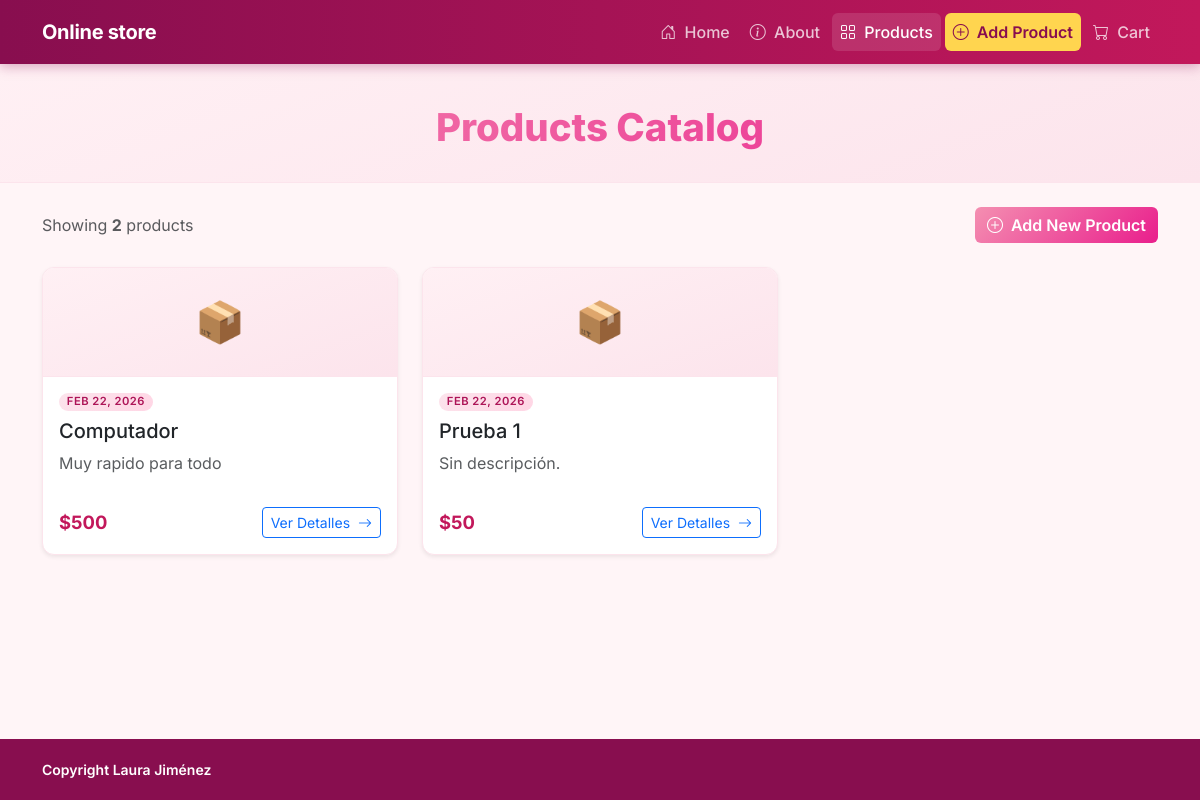
Before: /products/ with the older database file.
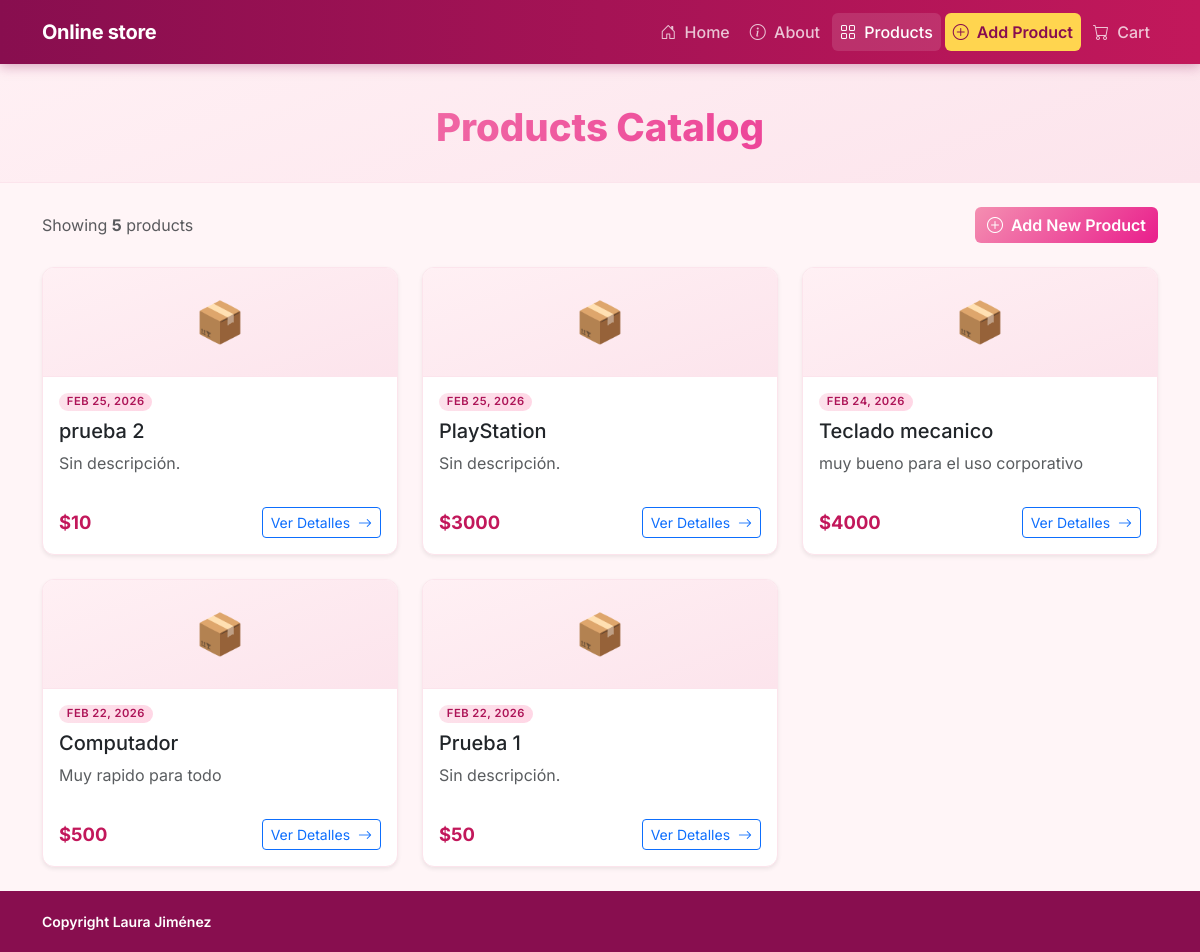
After: the same page with the newer database file.
### products/models.py (models this page shows, shortened)
class Product(models.Model):
    name = models.CharField(
        max_length=200,
        verbose_name='Nombre del producto',
    )
    price = models.IntegerField(
        verbose_name='Precio (USD)',
    )
    description = models.TextField(
        verbose_name='Descripción',
        blank=True,
        null=True,
    )
    created_at = models.DateTimeField(
        auto_now_add=True,
        verbose_name='Creado el',
    )
    updated_at = models.DateTimeField(
        auto_now=True,
        verbose_name='Actualizado el',
    )
    class Meta:
        ordering = ['-created_at']
        verbose_name = 'Producto'
        verbose_name_plural = 'Productos'

### products/views.py (the view)
# urls.py: path('', ProductIndexView.as_view(), name='index'),
class ProductIndexView(TemplateView):
    template_name = 'products/index.html'
    def get_context_data(self, **kwargs):
        context = super().get_context_data(**kwargs)
        context['title'] = 'Nuestros Productos'
        context['header_title'] = 'Products Catalog'
        context['products'] = Product.objects.all()
        return context

### templates/products/index.html (shortened to what this page needs)
{% extends "base.html" %}
{% block header_title %}{{ header_title }}{% endblock %}
{% block content %}
<div class="d-flex justify-content-between align-items-center mb-4 flex-wrap gap-2">
    <p class="text-muted mb-0">
        Showing <strong>{{ products|length }}</strong> product{{ products|length|pluralize }}
    </p>
    <a href="{% url 'products:create' %}" class="btn btn-primary">
        <i class="bi bi-plus-circle me-1"></i> Add New Product
    </a>
</div>
{% if products %}
<div class="row row-cols-1 row-cols-md-2 row-cols-lg-3 g-4">
    {% for product in products %}
    <div class="col">
        <div class="product-card card h-100 shadow-sm">
            <div class="product-card__thumb text-center py-4 fs-1">
                📦
            </div>
            <div class="card-body d-flex flex-column">
                <span class="badge badge-category mb-2 align-self-start">
                    {{ product.created_at|date:"M d, Y" }}
                </span>
                <h5 class="card-title">{{ product.name }}</h5>
                <p class="card-text text-muted flex-grow-1">
                    {{ product.description|default:"Sin descripción."|truncatechars:90 }}
                </p>
                <div class="d-flex justify-content-between align-items-center mt-3">
                    <span class="product-price">${{ product.price }}</span>
                    <a href="{% url 'products:show' product.id %}" class="btn btn-sm btn-outline-primary">
                        Ver Detalles <i class="bi bi-arrow-right ms-1"></i>
                    </a>
                </div>
            </div>
        </div>
    </div>
    {% endfor %}
</div>
{% endif %}
{% endblock %}

### templates/base.html (shortened to what this page needs)
{% load static %}
<!DOCTYPE html>
<html lang="en">
<head>
  <link href="https://cdn.jsdelivr.net/npm/bootstrap@5.3.3/dist/css/bootstrap.min.css" rel="stylesheet" />
  <link href="https://cdn.jsdelivr.net/npm/bootstrap-icons@1.11.3/font/bootstrap-icons.min.css" rel="stylesheet" />
  <link rel="stylesheet" href="{% static 'pages/app.css' %}" />
</head>
<body>
  <nav class="navbar navbar-expand-lg navbar-store sticky-top">
    <div class="container">
      <a class="navbar-brand d-flex align-items-center gap-2" href="{% url 'pages:home' %}">
        <span class="brand-text">Online store</span>
      </a>
      <div class="collapse navbar-collapse" id="mainNav">
        <ul class="navbar-nav ms-auto gap-1">
          <li class="nav-item">
            <a class="nav-link {% if request.path == '/' %}active{% endif %}" href="{% url 'pages:home' %}">
              <i class="bi bi-house-door me-1"></i> Home
            </a>
          </li>
          <li class="nav-item">
            <a class="nav-link {% if '/about' in request.path %}active{% endif %}" href="{% url 'pages:about' %}">
              <i class="bi bi-info-circle me-1"></i> About
            </a>
          </li>
          <li class="nav-item">
            <a class="nav-link {% if '/products' in request.path and '/create' not in request.path %}active{% endif %}"
              href="{% url 'products:index' %}">
              <i class="bi bi-grid me-1"></i> Products
            </a>
          </li>
          <li class="nav-item">
            <a class="nav-link nav-cta {% if '/create' in request.path %}active{% endif %}"
              href="{% url 'products:create' %}">
              <i class="bi bi-plus-circle me-1"></i> Add Product
            </a>
          </li>
          <li class="nav-item">
            <a class="nav-link {% if '/cart' in request.path %}active{% endif %}" href="{% url 'pages:cart_index' %}">
              <i class="bi bi-cart me-1"></i> Cart
            </a>
          </li>
        </ul>
      </div>
    </div>
  </nav>
  <header class="page-header">
    <div class="container text-center">
      <h1 class="page-header__title">
        {% block header_title %}Welcome{% endblock %}
      </h1>
    </div>
  </header>
  <main class="main-content">
    <div class="container py-4">
      {% block content %}{% endblock %}
    </div>
  </main>
  <footer class="site-footer">
    <div class="container">
      <div class="row align-items-center">
        <div class="col-md-6 text-center text-md-start mb-2 mb-md-0">
          <span class="footer-brand">Copyright Laura Jiménez</span>
        </div>
      </div>
    </div>
  </footer>
</body>
</html>

### static/pages/app.css (style rules this page uses)
:root { --color-brand-primary: #f48fb1; --color-brand-secondary: #f06292; --color-brand-accent: #ffd54f; --color-bg-body: #fff5f7; --color-bg-card: #ffffff; --color-text-muted: #9e7b8a; --color-border: #fce4ec; --gradient-brand: linear-gradient(135deg, var(--color-brand-primary), var(--color-brand-secondary)); --gradient-hero: linear-gradient(160deg, #fff0f4 0%, #fce4ec 100%); --shadow-sm: 0 1px 3px rgba(0, 0, 0, .08), 0 1px 2px rgba(0, 0, 0, .06); --shadow-md: 0 4px 12px rgba(0, 0, 0, .10); --shadow-lg: 0 10px 30px rgba(244, 143, 177, .30); --radius-sm: 6px; --radius-md: 12px; --radius-lg: 20px; --font-main: 'Inter', system-ui, -apple-system, sans-serif; }
*, *::before, *::after { box-sizing: border-box; }
body { font-family: var(--font-main); background-color: var(--color-bg-body); color: #1f2937; min-height: 100vh; display: flex; flex-direction: column; }
main.main-content { flex: 1; }
a { color: #e91e8c; }
.navbar-store { background: linear-gradient(90deg, #880e4f 0%, #c2185b 100%); padding: 0.75rem 0; box-shadow: 0 2px 12px rgba(136, 14, 79, .35); }
.brand-text { font-weight: 700; font-size: 1.25rem; color: #ffffff; letter-spacing: -0.3px; }
.navbar-store .nav-link { color: rgba(255, 255, 255, .75); font-weight: 500; padding: 0.45rem 0.85rem; border-radius: var(--radius-sm); transition: background .18s ease, color .18s ease; }
.navbar-store .nav-link:hover, .navbar-store .nav-link.active { background: rgba(255, 255, 255, .12); color: #ffffff; }
.navbar-store .nav-cta { background: var(--color-brand-accent); color: #880e4f !important; font-weight: 600; }
.page-header { background: var(--gradient-hero); border-bottom: 1px solid var(--color-border); padding: 2.5rem 0 2rem; }
.page-header__title { font-size: clamp(1.6rem, 4vw, 2.4rem); font-weight: 800; background: linear-gradient(135deg, #f48fb1, #e91e8c); -webkit-background-clip: text; -webkit-text-fill-color: transparent; background-clip: text; margin: 0; }
.product-card { border: 1px solid var(--color-border); border-radius: var(--radius-md); overflow: hidden; transition: transform .2s ease, box-shadow .2s ease; }
.product-card__thumb { background: var(--gradient-hero); border-bottom: 1px solid var(--color-border); }
.product-price { font-size: 1.15rem; font-weight: 700; color: #c2185b; }
.badge-category { background: linear-gradient(135deg, #fce4ec, #ffd6e5); color: #ad1457; font-weight: 600; font-size: 0.7rem; padding: 0.3em 0.7em; border-radius: 99px; text-transform: uppercase; letter-spacing: 0.5px; }
.btn-primary { background: linear-gradient(135deg, #f48fb1, #e91e8c); border: none; font-weight: 600; transition: opacity .18s ease, transform .18s ease; }
.site-footer { background: #880e4f; color: rgba(255, 255, 255, .75); padding: 1.25rem 0; margin-top: auto; font-size: 0.875rem; }
.footer-brand { color: #fff; font-weight: 600; }

Changed rows visible on the page:
added Product: created_at "FEB 25, 2026", name "prueba 2", description "Sin descripción.", price "10"
added Product: created_at "FEB 25, 2026", name "PlayStation", description "Sin descripción.", price "3000"
added Product: created_at "FEB 24, 2026", name "Teclado mecanico", description "muy bueno para el uso corporativo", price "4000"
Other visible differences:
{{ products|length }}: "2" → "5"
